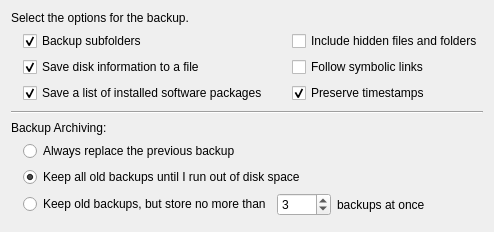
     <widget class="QWidget" name="optionsTab">
      <attribute name="title">
       <string>Options</string>
      </attribute>
      <layout class="QVBoxLayout" name="verticalLayout_3">
       <item>
        <widget class="QLabel" name="label_17">
         <property name="text">
          <string>Select the options for the backup.</string>
         </property>
         <property name="wordWrap">
          <bool>true</bool>
         </property>
        </widget>
       </item>
       <item>
        <layout class="QGridLayout" name="gridLayout_11">
         <property name="leftMargin">
          <number>12</number>
         </property>
         <property name="horizontalSpacing">
          <number>24</number>
         </property>
         <item row="0" column="0">
          <widget class="QCheckBox" name="checkBox_22">
           <property name="text">
            <string>Backup subfolders</string>
           </property>
           <property name="checked">
            <bool>true</bool>
           </property>
          </widget>
         </item>
         <item row="0" column="1">
          <widget class="QCheckBox" name="checkBox_25">
           <property name="text">
            <string>Include hidden files and folders</string>
           </property>
          </widget>
         </item>
         <item row="1" column="0">
          <widget class="QCheckBox" name="checkBox_23">
           <property name="text">
            <string>Save disk information to a file</string>
           </property>
           <property name="checked">
            <bool>true</bool>
           </property>
          </widget>
         </item>
         <item row="2" column="0">
          <widget class="QCheckBox" name="checkBox_24">
           <property name="text">
            <string>Save a list of installed software packages</string>
           </property>
           <property name="checked">
            <bool>true</bool>
           </property>
          </widget>
         </item>
         <item row="1" column="1">
          <widget class="QCheckBox" name="checkBox_26">
           <property name="text">
            <string>Follow symbolic links</string>
           </property>
          </widget>
         </item>
         <item row="2" column="1">
          <widget class="QCheckBox" name="checkBox_27">
           <property name="text">
            <string>Preserve timestamps</string>
           </property>
           <property name="checked">
            <bool>true</bool>
           </property>
          </widget>
         </item>
        </layout>
       </item>
       <item>
        <widget class="Line" name="line_6">
         <property name="minimumSize">
          <size>
           <width>0</width>
           <height>6</height>
          </size>
         </property>
         <property name="orientation">
          <enum>Qt::Horizontal</enum>
         </property>
        </widget>
       </item>
       <item>
        <widget class="QLabel" name="label_4">
         <property name="text">
          <string>Backup Archiving:</string>
         </property>
        </widget>
       </item>
       <item>
        <layout class="QGridLayout" name="gridLayout_5">
         <property name="leftMargin">
          <number>12</number>
         </property>
         <item row="0" column="0" colspan="3">
          <widget class="QRadioButton" name="archivingReplacePreviousRadio">
           <property name="text">
            <string>Always replace the previous backup</string>
           </property>
          </widget>
         </item>
         <item row="1" column="0" colspan="3">
          <widget class="QRadioButton" name="archivingKeepAllRadio">
           <property name="text">
            <string>Keep all old backups until I run out of disk space</string>
           </property>
           <property name="checked">
            <bool>true</bool>
           </property>
          </widget>
         </item>
         <item row="2" column="0">
          <widget class="QRadioButton" name="archivingKeepOnlyRadio">
           <property name="text">
            <string>Keep old backups, but store no more than</string>
           </property>
          </widget>
         </item>
         <item row="2" column="1">
          <widget class="QSpinBox" name="archiveBackupSpin">
           <property name="sizePolicy">
            <sizepolicy hsizetype="Maximum" vsizetype="Fixed">
             <horstretch>0</horstretch>
             <verstretch>0</verstretch>
            </sizepolicy>
           </property>
           <property name="minimum">
            <number>1</number>
           </property>
           <property name="maximum">
            <number>8760</number>
           </property>
           <property name="value">
            <number>3</number>
           </property>
          </widget>
         </item>
         <item row="2" column="2">
          <widget class="QLabel" name="label_12">
           <property name="text">
            <string>backups at once</string>
           </property>
          </widget>
         </item>
        </layout>
       </item>
       <item>
        <spacer name="verticalSpacer_2">
         <property name="orientation">
          <enum>Qt::Vertical</enum>
         </property>
         <property name="sizeHint" stdset="0">
          <size>
           <width>20</width>
           <height>5</height>
          </size>
         </property>
        </spacer>
       </item>
      </layout>
     </widget>
